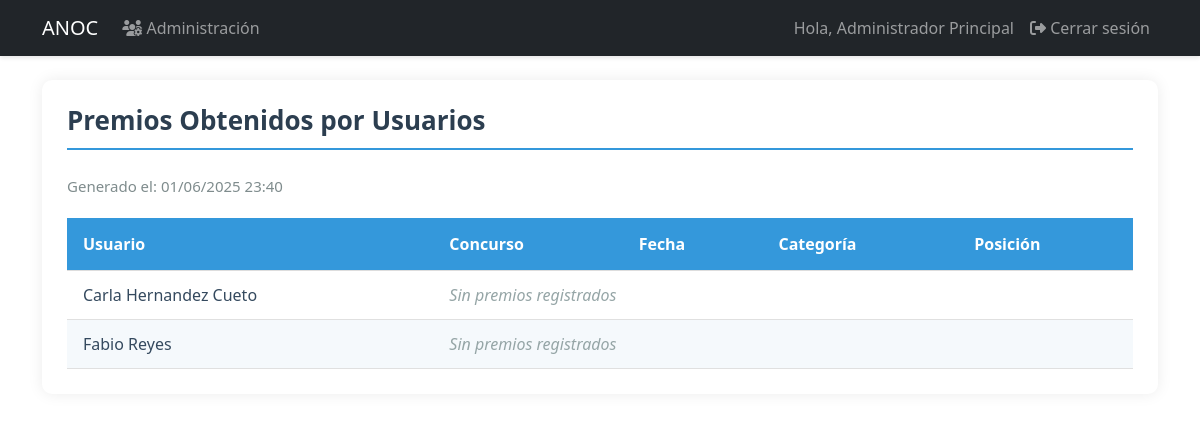
/reports/awards (signed in), run on the app's committed database.
### models.py (models this page shows, shortened)
class User(UserMixin, db.Model):
    id = db.Column(db.Integer, primary_key=True)
    username = db.Column(db.String(80), unique=True, nullable=False, index=True)
    email = db.Column(db.String(120), unique=True, nullable=False, index=True)
    password_hash = db.Column(db.String(128))
    role = db.Column(db.String(20), default='user')  # 'admin', 'specialist', 'dependiente', 'user'
    is_associated = db.Column(db.Boolean, default=False, nullable=False)
    full_name = db.Column(db.String(100), nullable=False)
    phone = db.Column(db.String(20), nullable=False)
    profile_image = db.Column(db.String(255))  # Ruta de la imagen de perfil
    last_login = db.Column(db.DateTime)  # Fecha del último inicio de sesión
    is_active = db.Column(db.Boolean, default=True)  # Para manejar cuentas activas/inactivas
    address = db.Column(db.String(200))  # Nuevo campo para dirección
    birds = db.relationship('UserBirds', backref='user', lazy=True, cascade='all, delete-orphan')
    awards = db.relationship('Award', backref='user', lazy=True, cascade='all, delete-orphan')

### app.py (the view)
@app.route('/reports/awards')
@login_required
def awards_report():
    if current_user.role not in ['admin', 'specialist']:
        abort(403)
    associates = db.session.execute(
        select(User)
        .where(User.is_associated == True)
        .order_by(User.full_name)
        .options(db.subqueryload(User.awards))  # Cambiado a subqueryload
    ).scalars().unique().all()  # Añadido unique() y all()
    return render_template('reports/awards_report.html',
                         associates=associates,
                         now=datetime.utcnow())

### app.py (called while the page is built)
@login_manager.user_loader
def load_user(user_id):
    return db.session.get(User, int(user_id))

### templates/reports/awards_report.html (shortened to what this page needs)
{% extends "base.html" %}
{% block content %}
<div class="report-container">
    <h2 class="report-title">Premios Obtenidos por Usuarios</h2>
    <div class="report-header">
        <div class="report-meta">
            <span>Generado el: {{ now.strftime('%d/%m/%Y %H:%M') }}</span>
        </div>
    </div>
    <table class="report-table">
        <thead>
            <tr>
                <th>Usuario</th>
                <th>Concurso</th>
                <th>Fecha</th>
                <th>Categoría</th>
                <th>Posición</th>
            </tr>
        </thead>
        <tbody>
            {% for user in associates %}
                {% for award in user.awards %}
                <tr>
                    <td>{{ user.full_name }}</td>
                    <td>{{ award.contest_name }}</td>
                    <td>{{ award.award_date.strftime('%d/%m/%Y') }}</td>
                    <td>{{ award.category }}</td>
                    <td class="text-center">{{ award.position }}</td>
                </tr>
                {% else %}
                <tr>
                    <td>{{ user.full_name }}</td>
                    <td colspan="4" class="text-muted">Sin premios registrados</td>
                </tr>
                {% endfor %}
            {% endfor %}
        </tbody>
    </table>
</div>
{% endblock %}

### templates/base.html (shortened to what this page needs)
<!DOCTYPE html>
<html lang="es">
<head>
    <link href="https://cdn.jsdelivr.net/npm/bootstrap@5.3.0/dist/css/bootstrap.min.css" rel="stylesheet">
    <link href="https://cdnjs.cloudflare.com/ajax/libs/font-awesome/6.4.0/css/all.min.css" rel="stylesheet">
    <link rel="stylesheet" href="{{ url_for('static', filename='css/styles.css') }}">
</head>
<body>
    <nav class="navbar navbar-expand-lg navbar-dark bg-dark">
        <div class="container">
            <a class="navbar-brand" href="{{ url_for('dashboard') }}">ANOC</a>
            <div class="collapse navbar-collapse" id="navbarNav">
                <ul class="navbar-nav me-auto">
                    {% if current_user.is_authenticated and current_user.role == 'admin' %}
                        <li class="nav-item">
                            <a class="nav-link" href="{{ url_for('admin_users') }}">
                                <i class="fas fa-users-cog"></i> Administración
                            </a>
                        </li>
                    {% endif %}
                </ul>
                <ul class="navbar-nav">
                    {% if current_user.is_authenticated %}
                        <li class="nav-item">
                            <span class="nav-link">Hola, {{ current_user.full_name }}</span>
                        </li>
                        <li class="nav-item">
                            <a class="nav-link" href="{{ url_for('logout') }}">
                                <i class="fas fa-sign-out-alt"></i> Cerrar sesión
                            </a>
                        </li>
                    {% else %}
                        <li class="nav-item">
                            <a class="nav-link" href="{{ url_for('login') }}">
                                <i class="fas fa-sign-in-alt"></i> Iniciar sesión
                            </a>
                        </li>
                    {% endif %}
                </ul>
            </div>
        </div>
    </nav>
    <div class="container mt-4">
        {% block content %}{% endblock %}
    </div>
</body>
</html>

### static/css/styles.css (style rules this page uses)
.navbar { box-shadow: 0 2px 4px rgba(0,0,0,0.1); }
:root { --primary-color: #2c3e50; --secondary-color: #4CAF50; --light-gray: #f8f9fa; --medium-gray: #e9ecef; --dark-gray: #6c757d; --text-color: #495057; --white: #ffffff; }
.text-muted { color: #6c757d !important; font-style: italic; }
.report-container { padding: 20px; max-width: 100%; overflow-x: auto; }
.report-title { color: #0b0b0b; margin-bottom: 20px; }
.report-header { display: flex; justify-content: space-between; margin-bottom: 20px; }
.report-table { width: 100%; border-collapse: collapse; }
.report-table th, .report-table td { padding: 12px 15px; text-align: left; border-bottom: 1px solid #ddd; }
.report-table th { background-color: #f8f9fa; font-weight: 600; }
.report-container { font-family: 'Segoe UI', Tahoma, Geneva, Verdana, sans-serif; max-width: 100%; margin: 20px auto; padding: 25px; background: white; box-shadow: 0 0 15px rgba(0, 0, 0, 0.08); border-radius: 10px; }
.report-title { color: #2c3e50; border-bottom: 2px solid #f39c12; padding-bottom: 12px; margin-bottom: 25px; font-size: 26px; font-weight: 600; }
.report-meta { color: #7f8c8d; font-size: 15px; }
.report-table { width: 100%; border-collapse: collapse; min-width: 700px; }
.report-table th { background-color: #f39c12; color: white; padding: 14px 16px; text-align: left; font-weight: 600; }
.report-table td { padding: 12px 16px; border-bottom: 1px solid #e0e0e0; color: #34495e; }
.report-table tr:nth-child(even) { background-color: #fdf6e3; }
.text-muted { color: #95a5a6 !important; font-style: italic; }
.report-title { color: #2c3e50; border-bottom: 2px solid #3498db; padding-bottom: 12px; margin-bottom: 25px; font-size: 26px; font-weight: 600; }
.report-table th { background-color: #3498db; color: white; padding: 14px 16px; text-align: left; font-weight: 600; }
.report-table tr:nth-child(even) { background-color: #f5f9fc; }

### data on the page
User: full_name "Administrador Principal"
User: full_name "Carla Hernandez Cueto"
User: full_name "Fabio Reyes"
